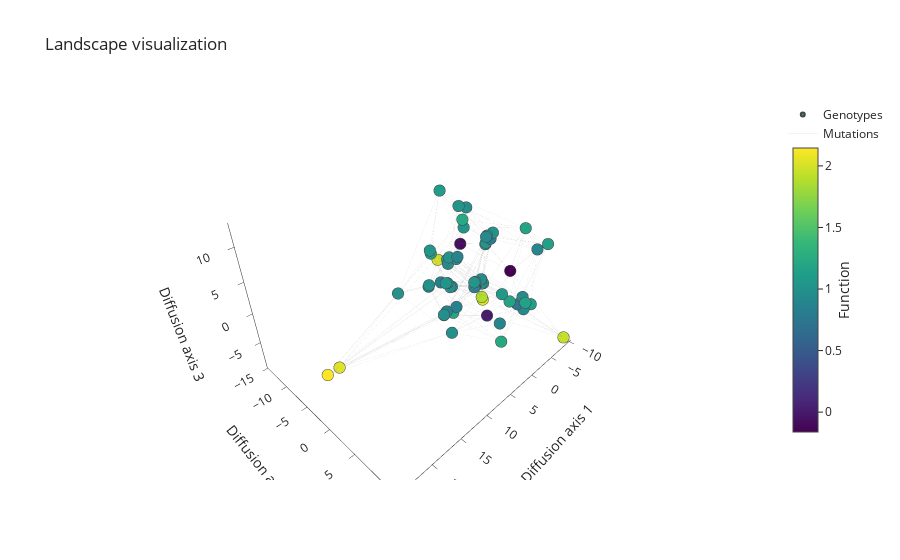

Write notebook code for a chart like this one.
### Markdown cell above
We can see a big change from a quick look, since now one of the peaks has spread along diffusion axis 2 quite dramatically, increasing the expected number of times to evolve between a specific pair of genotypes within that peak, possibly the one encoding the least frequent mutation.

### Code cell
plot.plot_interactive(nodes_df, edges_df=edges_df, nodes_size=4, z='3')

### Figure 1 — Plotly figure (JSON) as saved in the notebook; plotly's stock layout.template omitted (floating-point values rounded to 4 significant figures; data arrays with more than 128 entries replaced by an {"elided": "..."} marker saying what was removed)
{"data": [{"hoverinfo": "text", "marker": {"color": [1.176, 1.04, 1.098, 1.224, 1.187, 0.9023, 1.095, 0.9849, 0.9897, 2.041, 1.014, 2.145, 1.076, 1.012, 1.044, 1.033, 1.149, 0.9795, 1.031, 0.9146, 0.7447, 1.065, 1.086, 0.9258, 1.227, 0.8546, 1.005, 0.9813, 1.153, 1.147, 1.015, 1.038, 0.9112, 0.8019, 0.9652, 1.016, 1.123, 1.12, 0.9613, 0.9698, 0.8951, 0.858, 0.8294, 1.195, 0.949, 0.9562, 0.8747, 1.078, -0.1614, 0.9787, -0.08955, 1.039, 1.949, 1.882, 1.997, 2.043, 0.006652, 1.03, 0.9366, 0.9637, 0.9328, 0.964, 0.9187, 0.8274], "colorbar": {"len": 0.8, "thickness": 25, "title": {"side": "right", "text": "Function"}, "xanchor": "left"}, "colorscale": [[0, "#440154"], [0.1111, "#482878"], [0.2222, "#3e4989"], [0.3333, "#31688e"], [0.4444, "#26828e"], [0.5556, "#1f9e89"], [0.6667, "#35b779"], [0.7778, "#6ece58"], [0.8889, "#b5de2b"], [1, "#fde725"]], "line": {"width": 2}, "reversescale": false, "showscale": true, "size": 4}, "mode": "markers", "name": "Genotypes", "text": ["AAA", "AAC", "AAG", "AAT", "ACA", "ACC", "ACG", "ACT", "AGA", "AGC", "AGG", "AGT", "ATA", "ATC", "ATG", "ATT", "CAA", "CAC", "CAG", "CAT", "CCA", "CCC", "CCG", "CCT", "CGA", "CGC", "CGG", "CGT", "CTA", "CTC", "CTG", "CTT", "GAA", "GAC", "GAG", "GAT", "GCA", "GCC", "GCG", "GCT", "GGA", "GGC", "GGG", "GGT", "GTA", "GTC", "GTG", "GTT", "TAA", "TAC", "TAG", "TAT", "TCA", "TCC", "TCG", "TCT", "TGA", "TGC", "TGG", "TGT", "TTA", "TTC", "TTG", "TTT"], "type": "scatter3d", "x": [0.3454, 2.605, 0.523, 3.029, 0.5931, 3.377, 0.6666, 3.695, 9.293, 22.76, 9.242, 24.42, 1.625, 4.615, 1.822, 4.923, -4.831, -2.897, -4.32, -2.691, -3.706, -2.624, -4.217, -2.418, 2.187, 4.378, 1.791, 4.953, -3.468, -1.803, -3.062, -1.578, -5.341, -3.783, -5.373, -4.124, -5.463, -3.834, -4.769, -3.404, 0.09619, 2.405, 0.2492, 3.074, -4.274, -2.878, -3.899, -2.929, -3.182, -3.375, -3.002, -3.478, -9.444, -5.748, -8.798, -6.452, 0.4512, 4.049, 0.8654, 4.047, -4.387, -2.381, -3.898, -2.292], "y": [8.301, 0.7213, -5.522, 0.7961, 7.587, -0.1554, -6.918, -0.1828, 5.287, -0.1362, -4.823, -0.1382, 6.951, 0.07393, -5.999, 0.07671, 8.76, 0.4517, -6.2, 0.4374, 6.232, -0.6958, -7.994, -0.7006, 8.106, -0.06272, -6.143, -0.0642, 7.613, -0.1601, -6.556, -0.1513, 7.092, 0.4289, -5.597, 0.4899, 7.382, -0.1996, -6.54, -0.1987, 6.173, 0.02121, -5.146, 0.03433, 6.567, 0.05324, -5.581, 0.06567, 4.683, -0.07566, -4.398, -0.09837, 11.59, -1.635, -14.35, -1.908, 4.124, -0.8684, -7.144, -0.8384, 6.954, -0.6133, -7.492, -0.6137], "z": [11.93, 10.06, 12.52, 11.34, 0.9193, 0.8643, 2.196, 0.9272, -0.6264, -1.07, 0.3111, -1.091, 2.314, 2.182, 3.582, 2.317, 7.901, 6.691, 8.468, 6.553, -2.561, -2.201, -1.42, -2.247, -4.815, -2.875, -2.585, -3.156, -1.434, -0.814, 0.1065, -0.8022, 6.208, 5.833, 8.098, 6.698, -2.868, -2.074, -0.9307, -1.926, -3.942, -3.092, -2.335, -3.795, -1.37, -0.7871, 0.2599, -0.7928, 2.679, 4.92, 3.398, 5.122, -9.078, -6.377, -6.193, -7.403, -3.476, -4.182, -3.817, -4.086, -3.433, -2.264, -1.872, -2.248]}, {"hoverinfo": "none", "line": {"color": "#888", "width": 0.5}, "mode": "lines", "name": "Mutations", "opacity": 0.2, "type": "scatter3d", "x": {"elided": "864 float values"}, "y": {"elided": "864 float values"}, "z": {"elided": "864 float values"}}], "layout": {"hovermode": "closest", "scene": {"xaxis": {"title": {"text": "Diffusion axis 1"}}, "yaxis": {"title": {"text": "Diffusion axis 2"}}, "zaxis": {"title": {"text": "Diffusion axis 3"}}}, "title": {"text": "Landscape visualization"}, "xaxis": {"title": {"text": "Diffusion axis 1"}}, "yaxis": {"title": {"text": "Diffusion axis 2"}}}}
